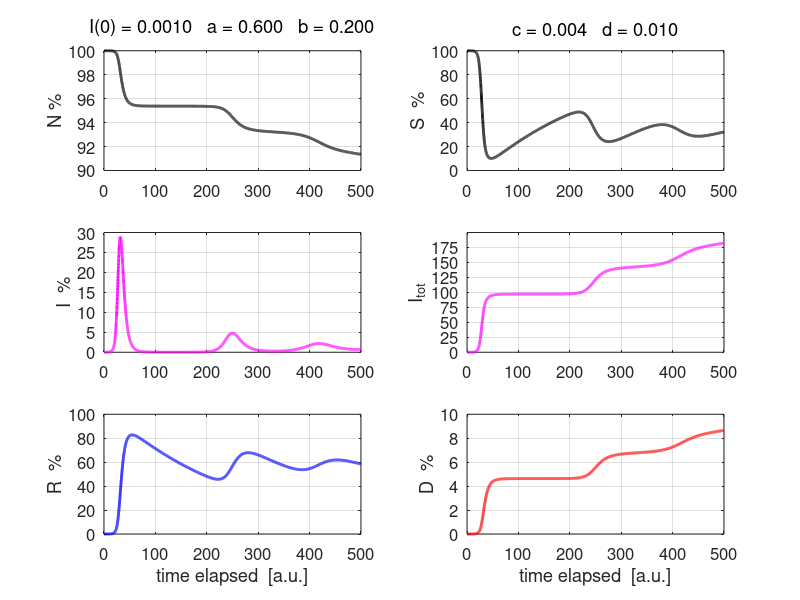

Recreate this plot in MATLAB.
% svr3.m

% Numerical Model for the time evolution of a disease spreading through a
% population

% DOING PHYSICS WITH MATLAB: 
%   http://www.physics.usyd.edu.au/teach_res/mp/mphome.htm
% Documentation
%   http://www.physics.usyd.edu.au/teach_res/mp/doc/sird1.htm
% Download Scripts
%   http://www.physics.usyd.edu.au/teach_res/mp/mscripts/

% Ian Cooper
% email: matlabvisualphysics@gmail.com
% Matlab 2019b
% 200304

close all
clear
clc

% *********************************************************************  
% INPUTS: Model Parameters
% ********************************************************************* 

% Model: number of time steps 
  num = 5000;
% Initial number of infections   [0.001] 
  I = zeros(num,1);
  I(1) = 0.001;
% Maximum number of days for model   [100]
  tMax = 500;
% X axis tick marks 
  dXT = 100;
  XT = 0:dXT:tMax;
% Adjustible model parameters  
% S --> I  [0.35] 
  a = 0.6;
% I --> R  [0.03]
  b = 0.2;
% R --> S   [0] 
  c = 0.004;
% I --> D  [0.01]
  d = 0.01;

% Oscillations: tMax = 500 a = 0.6 b = 0.2 c = 0.004  d = 0.01   

% *********************************************************************  
% SETUP
% ********************************************************************* 
  
% Initialize arrays
  N = zeros(num,1);
  S = zeros(num,1);
  D = zeros(num,1);
  R = zeros(num,1);
   Itot = zeros(num,1);
 
  
% Initial values
  N(1) = 100;
  S(1) = N(1) - I(1); 
  D(1) = 0;
  R(1) = 0;

  t = linspace(0,tMax,num);
  dt = t(2) - t(1);


% *********************************************************************  
% MODEL: Time Evolution
% ********************************************************************* 
   
for n = 2:num
  S(n) = S(n-1) - dt * (a*S(n-1)*I(n-1)/N(n-1) - c*R(n-1));
  I(n) = I(n-1) + dt * (a*S(n-1)*I(n-1)/N(n-1) - b*I(n-1));
  R(n) = R(n-1) + dt * (b*I(n-1) - c*R(n-1));
  Itot(n) = Itot(n-1) + dt * a*S(n-1)*I(n-1)/N(n-1);
  
  if S(n) < 0; S(n) = 0; end
  
  deaths = dt * d*I(n-1);
  D(n) = D(n-1) + deaths;
  I(n) = I(n) - deaths;
  N(n) = S(n) + I(n) + R(n);
end


% *********************************************************************  
% GRAPHICS
% ********************************************************************* 

figure(1)
  set(gcf,'units','normalized');
  set(gcf,'position',[0.02 0.05 0.4 0.6]);
  set(gcf,'color','w');

% Y axis tick marks
  YT = 0:20:100;
subplot(3,2,1)  
  xP = t; yP = N;
    plot(xP,yP,'k','linewidth',2)
    grid on
    set(gca,'xtick',XT)
    xlim([0, tMax])
   % xlabel('time elapsed  [a.u.]')
    ylabel('N %');
    set(gca,'fontsize',12)
    
     txt = sprintf('I(0) = %3.4f   a = %2.3f   b = %2.3f',I(1),a,b);
     Htitle = title(txt);
     set(Htitle,'FontWeight','normal')    
  
subplot(3,2,2)  
  xP = t; yP = S;
    plot(xP,yP,'k','linewidth',2)
    grid on
    set(gca,'xtick',XT)
    set(gca,'ytick',YT)
    xlim([0, tMax])
 %   xlabel('time elapsed  [a.u.]')
    ylabel('S  %');
    set(gca,'fontsize',12)
    
    txt = sprintf('c = %2.3f   d = %2.3f',c, d);
    Htitle = title(txt);
    set(Htitle,'FontWeight','normal')   
    
subplot(3,2,3)  
  xP = t; yP = I;
    plot(xP,yP,'m','linewidth',2)
    grid on
    set(gca,'xtick',XT)
    xlim([0, tMax])
 %   xlabel('time elapsed  [a.u.]')
    ylabel('I  %');
    set(gca,'fontsize',12)   
    
subplot(3,2,4)  
  xP = t; yP = Itot;
    plot(xP,yP,'m','linewidth',2)
    grid on
    set(gca,'xtick',XT)
    set(gca,'ytick',0:25:max(Itot))
    xlim([0, tMax])
%    xlabel('time elapsed  [a.u.]')
    ylabel('I_{tot}');
    set(gca,'fontsize',12)       
    
 subplot(3,2,5)  
  xP = t; yP = R;
    plot(xP,yP,'b','linewidth',2)
    grid on
    set(gca,'xtick',XT)
    set(gca,'ytick',YT)
    xlim([0, tMax])
    xlabel('time elapsed  [a.u.]')
    ylabel('R  %');
    set(gca,'fontsize',12)   
    
subplot(3,2,6)  
  xP = t; yP = D;
    plot(xP,yP,'r','linewidth',2)
    grid on
    set(gca,'xtick',XT)
    xlim([0, tMax])
    xlabel('time elapsed  [a.u.]')
    ylabel('D  %');
    set(gca,'fontsize',12)       
    
